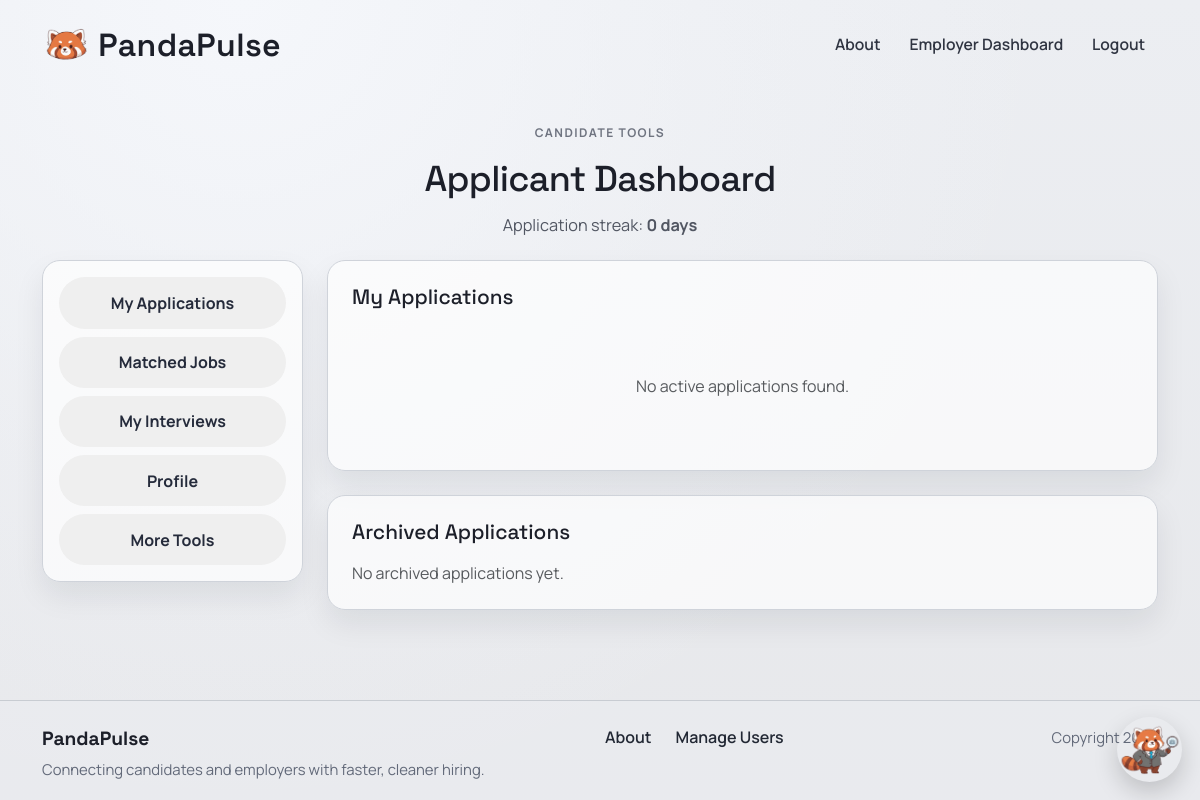
Before: /apply/status/ (signed in) with the older database file.
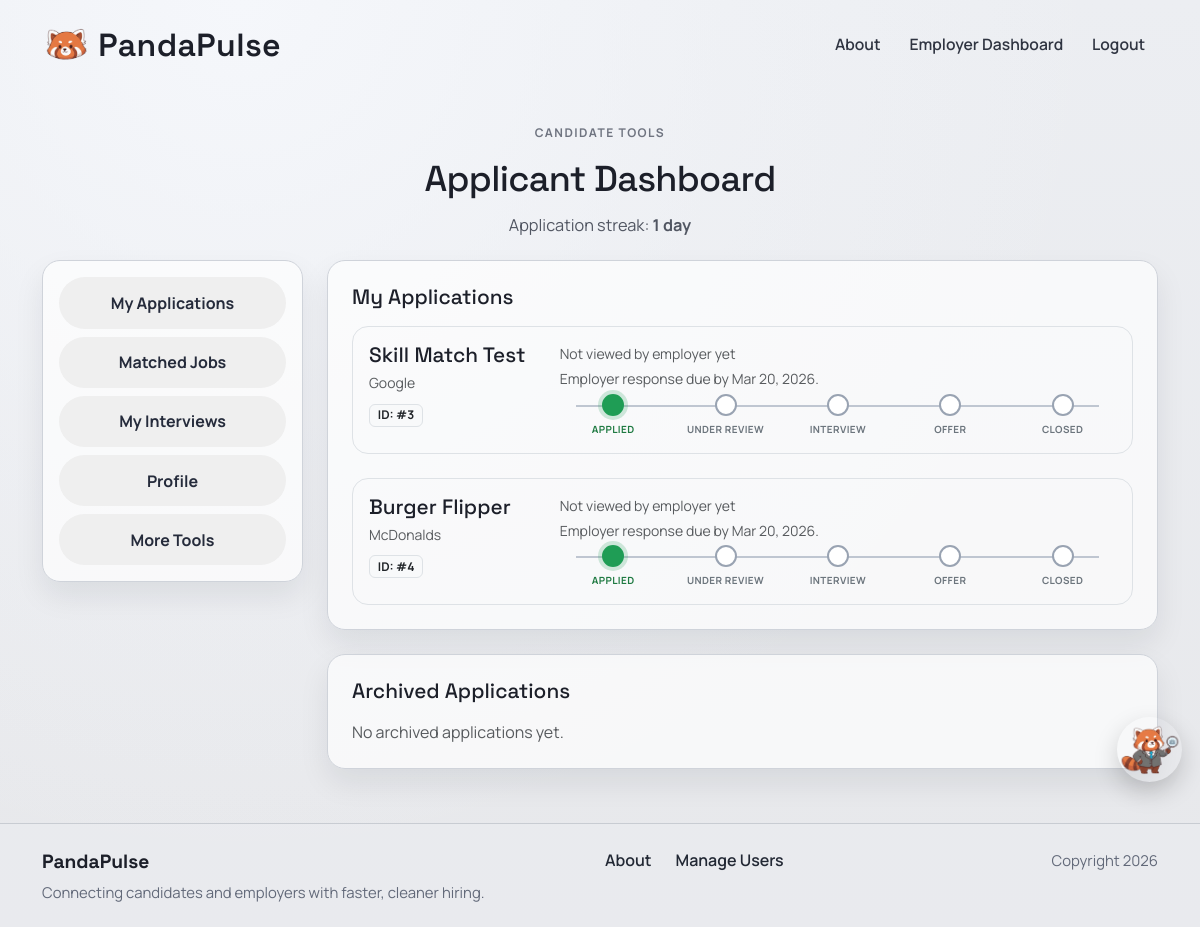
After: the same page with the newer database file.
### apply/models.py (models this page shows, shortened)
class Application(models.Model):
    STATUS_CHOICES = [
        ("applied", "Applied"),
        ("review", "Under Review"),
        ("interview", "Interview"),
        ("offer", "Offer"),
        ("rejected", "Rejected"),
        ("closed", "Closed"),
    ]
    user = models.ForeignKey(User, on_delete=models.CASCADE)
    job = models.ForeignKey(JobPost, on_delete=models.CASCADE, related_name="applications")
    note = models.TextField(blank=True)
    resume_file = models.FileField(upload_to="resumes/", blank=True, null=True)
    resume_type = models.CharField(
        max_length=20,
        choices=[("profile", "Profile Resume"), ("uploaded", "Uploaded Resume")]
    )
    applied_at = models.DateTimeField(auto_now_add=True)
    status = models.CharField(max_length=20, choices=STATUS_CHOICES, default="applied")
    employer_viewed = models.BooleanField(default=False)
    employer_viewed_at = models.DateTimeField(blank=True, null=True)
    responded_at = models.DateTimeField(blank=True, null=True)
    auto_rejected_for_timeout = models.BooleanField(default=False)
    rejected_at = models.DateTimeField(blank=True, null=True)
    archived_by_applicant = models.BooleanField(default=False)
    archived_by_employer = models.BooleanField(default=False)
    class Meta:
        unique_together = ("user", "job")
    @property
    def response_due_on(self):
        base_time = self.responded_at or self.applied_at
        if not base_time:
            return None
        return base_time + timedelta(days=30)
    @property
    def response_due_within_7_days(self):
        due_on = self.response_due_on
        if not due_on:
            return False
        days_remaining = (due_on - timezone.now()).days
        return 0 <= days_remaining <= 7

### jobposts/models.py (models this page shows, shortened)
class JobPost(models.Model):
    COMPANY_SIZE_CHOICES = [
        ("small", "Small (1-50)"),
        ("mid_size", "Mid-size (51-500)"),
        ("large", "Large (501-5,000)"),
        ("fortune_500", "Fortune 500"),
        ("startup", "Startup"),
        ("enterprise", "Enterprise"),
        ("other", "Other"),
    ]
    owner = models.ForeignKey(
        settings.AUTH_USER_MODEL,
        on_delete=models.CASCADE,
        related_name='job_posts',
        null=True,
        blank=True,
    )
    title = models.CharField(max_length=200)
    company = models.CharField(max_length=150)
    location = models.CharField(max_length=150)
    pay_range = models.CharField(max_length=100)
    skills = models.CharField(max_length=300, blank=True)
    salary_min = models.IntegerField(null=True, blank=True)
    salary_max = models.IntegerField(null=True, blank=True)
    WORK_SETTING_CHOICES = [
        ("remote", "Remote"),
        ("onsite", "On-site"),
        ("hybrid", "Hybrid"),
    ]
    work_setting = models.CharField(max_length=20, choices=WORK_SETTING_CHOICES, default="onsite")
    company_size = models.CharField(max_length=20, choices=COMPANY_SIZE_CHOICES, default="other")
    visa_sponsorship = models.BooleanField(default=False)
    description = models.TextField()
    created_at = models.DateTimeField(auto_now_add=True)

### apply/views.py (the view)
# urls.py: path('status/', views.application_status, name='application_status'),
@login_required
def application_status(request):
    enforce_employer_response_deadline()
    auto_archive_old_rejections()
    sync_applicant_job_matches(request.user)
    active_applications = Application.objects.filter(
        user=request.user,
        archived_by_applicant=False,
    ).select_related("job")
    archived_applications = Application.objects.filter(
        user=request.user,
        archived_by_applicant=True,
    ).select_related("job")
    matched_jobs = (
        ApplicantJobMatch.objects.filter(applicant=request.user)
        .select_related("job")
        .order_by("-score", "-updated_at")
    )
    return render(
        request,
        "apply/status.html",
        {
            "applications": active_applications,
            "archived_applications": archived_applications,
            "matched_jobs": matched_jobs,
            "application_streak": calculate_application_streak(request.user),
        },
    )

### apply/templates/apply/status.html (shortened to what this page needs)
{% extends "base.html" %}
{% block content %}
<section class="page-shell">
  <div class="container">
    <div class="page-intro text-center">
      <p class="page-kicker">Candidate tools</p>
      <h1 class="page-title page-title-sm">Applicant Dashboard</h1>
      <p class="page-copy mb-0">Application streak: <strong>{{ application_streak|default:'0' }} day{% if application_streak != 1 %}s{% endif %}</strong></p>
    </div>
    <div class="row g-4 align-items-start">
      <div class="col-lg-3">
        <div class="surface-card applicant-nav-card p-3">
          <div class="nav flex-column nav-pills gap-2" id="applicant-dashboard-nav" role="tablist" aria-orientation="vertical">
            <button class="secondary-btn border-0 text-start active" id="tab-applications-btn" data-bs-toggle="pill" data-bs-target="#tab-applications" type="button" role="tab" aria-controls="tab-applications" aria-selected="true">
              My Applications
            </button>
            <button class="secondary-btn border-0 text-start" id="tab-matched-jobs-btn" data-bs-toggle="pill" data-bs-target="#tab-matched-jobs" type="button" role="tab" aria-controls="tab-matched-jobs" aria-selected="false">
              Matched Jobs
            </button>
            <button class="secondary-btn border-0 text-start" id="tab-interviews-btn" data-bs-toggle="pill" data-bs-target="#tab-interviews" type="button" role="tab" aria-controls="tab-interviews" aria-selected="false">
              My Interviews
            </button>
            <button class="secondary-btn border-0 text-start" id="tab-profile-btn" data-bs-toggle="pill" data-bs-target="#tab-profile" type="button" role="tab" aria-controls="tab-profile" aria-selected="false">
              Profile
            </button>
            <button class="secondary-btn border-0 text-start" id="tab-tools-btn" data-bs-toggle="pill" data-bs-target="#tab-tools" type="button" role="tab" aria-controls="tab-tools" aria-selected="false">
              More Tools
            </button>
          </div>
        </div>
      </div>
      <div class="col-lg-9">
        <div class="tab-content vstack gap-4" id="applicant-dashboard-content">
          <div class="tab-pane fade show active" id="tab-applications" role="tabpanel" aria-labelledby="tab-applications-btn" tabindex="0">
            <div class="surface-card mb-4">
              <h3 class="surface-title mb-3">My Applications</h3>
              <div class="row g-4">
                {% for application in applications %}
                <div class="col-12">
                  <div class="border rounded-4 p-3">
                    <div class="row align-items-start g-3">
                      <div class="col-lg-3">
                        <h5 class="surface-title mb-1">{{ application.job.title }}</h5>
                        <p class="text-muted mb-0 small">{{ application.job.company }}</p>
                        <div class="mt-2">
                          <span class="badge bg-light text-dark border">ID: #{{ application.id }}</span>
                        </div>
                      </div>
                      <div class="col-lg-9">
                        <p class="small mb-1 {% if application.employer_viewed %}text-success{% else %}text-muted{% endif %}">
                          {% if application.employer_viewed %}
                            Viewed by employer{% if application.employer_viewed_at %} on {{ application.employer_viewed_at|date:"M j, Y g:i A" }}{% endif %}
                          {% else %}
                            Not viewed by employer yet
                          {% endif %}
                        </p>
                        {% if application.status != 'closed' and application.status != 'rejected' %}
                        <p class="small mb-1 {% if application.response_due_within_7_days %}text-danger{% else %}text-muted{% endif %}">
                          Employer response due by {{ application.response_due_on|date:"M j, Y" }}.
                        </p>
                        {% endif %}
                        {% if application.status == 'rejected' %}
                        <div class="alert alert-danger rounded-4 mb-0">
                          <strong>Update on your application.</strong>
                          {% if application.auto_rejected_for_timeout %}
                            This application was automatically closed because the employer did not respond within 30 days.
                          {% else %}
                            We moved forward with other candidates at {{ application.job.company }}.
                          {% endif %}
                          <div class="small mt-2">
                            This application will auto-archive on {{ application.auto_archive_on|date:"M j, Y" }}.
                          </div>
                          <form method="post" action="{% url 'apply:archive_application' application.id %}" class="mt-2">
                            {% csrf_token %}
                            <button type="submit" class="secondary-btn btn-compact border-0">Archive now</button>
                          </form>
                        </div>
                        {% else %}
                        <div class="stepper-wrapper">
                          {% with "applied review interview offer closed" as status_order %}
                            {% for key, label in application.STATUS_CHOICES %}
                              {% if key != 'rejected' %}
                              <div class="stepper-item {% if key == application.status %}active{% elif key in status_order and application.status in status_order %}{% if application.status == 'review' and key == 'applied' %}completed{% elif application.status == 'interview' and key == 'applied' or application.status == 'interview' and key == 'review' %}completed{% elif application.status == 'offer' and key != 'offer' and key != 'closed' %}completed{% elif application.status == 'closed' %}completed{% else %}pending{% endif %}{% else %}pending{% endif %}">
                                <div class="step-counter"></div>
                                <div class="step-name">{{ label }}</div>
                              </div>
                              {% endif %}
                            {% endfor %}
                          {% endwith %}
                        </div>
                        {% endif %}
                      </div>
                    </div>
                  </div>
                </div>
                {% empty %}
                <div class="col-12 text-center py-5">
                  <p class="text-muted mb-0">No active applications found.</p>
                </div>
                {% endfor %}
              </div>
            </div>
            <div class="surface-card">
              <h3 class="surface-title mb-3">Archived Applications</h3>
              <div class="row g-3">
                {% for application in archived_applications %}
                <div class="col-12">
                  <div class="border rounded-4 p-3 d-flex justify-content-between align-items-center flex-wrap gap-2">
                    <div>
                      <h5 class="surface-title mb-1">{{ application.job.title }}</h5>
                      <p class="text-muted mb-0 small">{{ application.job.company }}</p>
                    </div>
                    <span class="badge bg-secondary-subtle text-secondary">Archived</span>
                  </div>
                </div>
                {% empty %}
                <div class="col-12">
                  <p class="text-muted mb-0">No archived applications yet.</p>
                </div>
                {% endfor %}
              </div>
            </div>
          </div>
        </div>
      </div>
    </div>
  </div>
</section>
{% endblock %}

### project2/templates/base.html (shortened to what this page needs)
<!DOCTYPE html>
<html>
  {% load static %}
  <head>
    <link href="https://cdn.jsdelivr.net/npm/bootstrap@5.3.3/dist/css/bootstrap.min.css" rel="stylesheet">
    <link rel="stylesheet" href="https://cdnjs.cloudflare.com/ajax/libs/font-awesome/6.1.1/css/all.min.css">
    <link rel="stylesheet" href="https://cdn.jsdelivr.net/npm/bootstrap-icons@1.11.3/font/bootstrap-icons.min.css">
    <link rel="stylesheet" type="text/css" href="{% static 'css/style.css' %}">
    <link rel="stylesheet" href="{% static 'mascot/panda.css' %}">
  </head>
  <body>
    <nav class="navbar navbar-expand-lg site-nav py-3">
      <div class="container">
        <a class="navbar-brand brand-mark" href="{% url 'home.index' %}">
          <img src="{% static 'img/logo.png' %}?v=pandapulse-2" alt="logo" height="40" />
          <span>PandaPulse</span>
        </a>
        <div class="collapse navbar-collapse" id="navbarNavAltMarkup">
          <div class="navbar-nav ms-auto align-items-lg-center gap-lg-2">
            <a class="nav-link site-link" href="{% url 'home.about' %}">About</a>
            {% if user.is_authenticated %}
              {% if can_post_job %}
                <a class="nav-link site-link" href="{% url 'jobposts.dashboard' %}">Employer Dashboard</a>
              {% else %}
                <a class="nav-link site-link" href="{% url 'apply:application_status' %}">Applicant Dashboard</a>
              {% endif %}
              <a class="nav-link site-link" href="{% url 'accounts.logout' %}">Logout</a>
            {% else %}
              <a class="nav-link site-link" href="{% url 'accounts.login' %}">Login</a>
              <a class="site-cta" href="{% url 'accounts.signup' %}">Get Started</a>
            {% endif %}
          </div>
        </div>
      </div>
    </nav>
    <main>
      {% block content %}
      {% endblock content %}
    </main>
    <footer class="site-footer py-4 mt-auto">
      <div class="container">
        <div class="row g-3 align-items-start">
          <div class="col-lg-5">
            <p class="footer-title mb-1">PandaPulse</p>
            <p class="footer-copy mb-0">Connecting candidates and employers with faster, cleaner hiring.</p>
          </div>
          <div class="col-lg-4 d-flex justify-content-lg-center justify-content-start">
            <div class="d-flex gap-3 gap-lg-4 justify-content-lg-center justify-content-start flex-wrap flex-lg-nowrap">
              <a class="footer-link" href="{% url 'home.about' %}">About</a>
              {% if user.is_superuser %}
              <a class="footer-link" href="{% url 'accounts.manage_users' %}">Manage Users</a>
              {% endif %}
            </div>
          </div>
          <div class="col-lg-3 text-lg-end">
            <span class="footer-copy">Copyright 2026</span>
          </div>
        </div>
      </div>
    </footer>
    <div id="panda-confetti" aria-hidden="true"></div>
    <div id="panda-mascot" aria-label="Site mascot">
      <div class="panda-wrap" title="Panda mascot">
        <img src="{% static 'img/logo1.png' %}?v=pandapulse-4"/>
      </div>
    </div>
  </body>
</html>

Changed rows visible on the page:
added Application: job "Skill Match Test", job.company "Google", id "3", employer_viewed "Not viewed by employer yet", response_due_on "Mar 20, 2026", status "applied" (drawn), STATUS_CHOICES "APPLIED" "UNDER REVIEW" "INTERVIEW" "OFFER" "CLOSED"
added Application: job "Burger Flipper", job.company "McDonalds", id "4", employer_viewed "Not viewed by employer yet", response_due_on "Mar 20, 2026", status "applied" (drawn), STATUS_CHOICES "APPLIED" "UNDER REVIEW" "INTERVIEW" "OFFER" "CLOSED"
Other visible differences:
{{ application_streak|default:'0' }}: "0" → "1"
text no longer shown: "s No active applications found."
